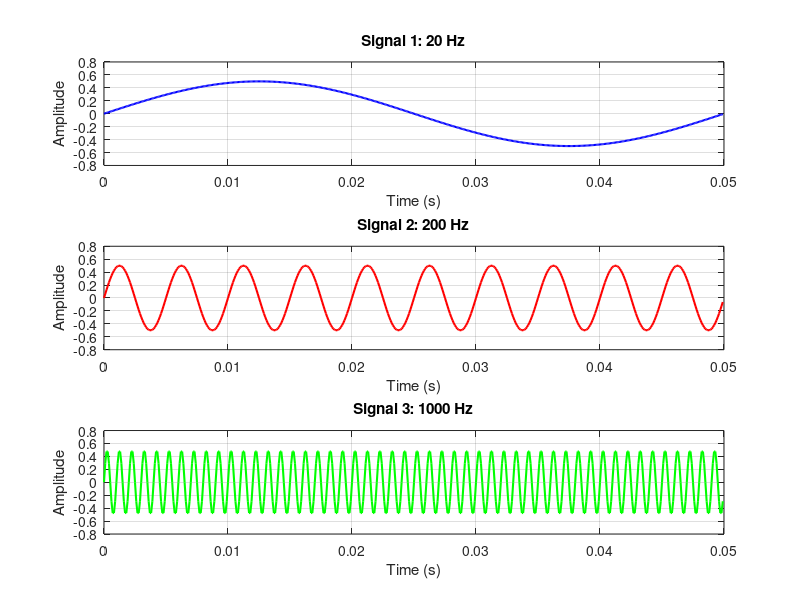

MATLAB code to generate this figure: (Note: this script raises an error after producing the figure.)
% Parameters
fs = 10000; % Sampling frequency (10 kHz)
T = 1; % Duration of the signals (1 second)
t = 0:1/fs:T-1/fs; % Time vector for 1 second
N = 500; % Number of points to plot

% Generate the signals
f1 = 20; % Frequency of Signal 1 (20 Hz)
f2 = 200; % Frequency of Signal 2 (200 Hz)
f3 = 1000; % Frequency of Signal 3 (1000 Hz)
A = 0.5; % Amplitude of the signals

signal1 = A * sin(2 * pi * f1 * t); % Signal 1
signal2 = A * sin(2 * pi * f2 * t); % Signal 2
signal3 = A * sin(2 * pi * f3 * t); % Signal 3

% Plot the signals using subplot
figure;

% Signal 1: 20 Hz
subplot(3, 1, 1);
plot(t(1:N), signal1(1:N), 'b', 'LineWidth', 1.5);
title('Signal 1: 20 Hz');
xlabel('Time (s)');
ylabel('Amplitude');
grid on;

% Signal 2: 200 Hz
subplot(3, 1, 2);
plot(t(1:N), signal2(1:N), 'r', 'LineWidth', 1.5);
title('Signal 2: 200 Hz');
xlabel('Time (s)');
ylabel('Amplitude');
grid on;

% Signal 3: 1000 Hz
subplot(3, 1, 3);
plot(t(1:N), signal3(1:N), 'g', 'LineWidth', 1.5);
title('Signal 3: 1000 Hz');
xlabel('Time (s)');
ylabel('Amplitude');
grid on;

% Adjust layout for better visualization
sgtitle('Periodic Signals with Sampling Frequency 10 kHz');